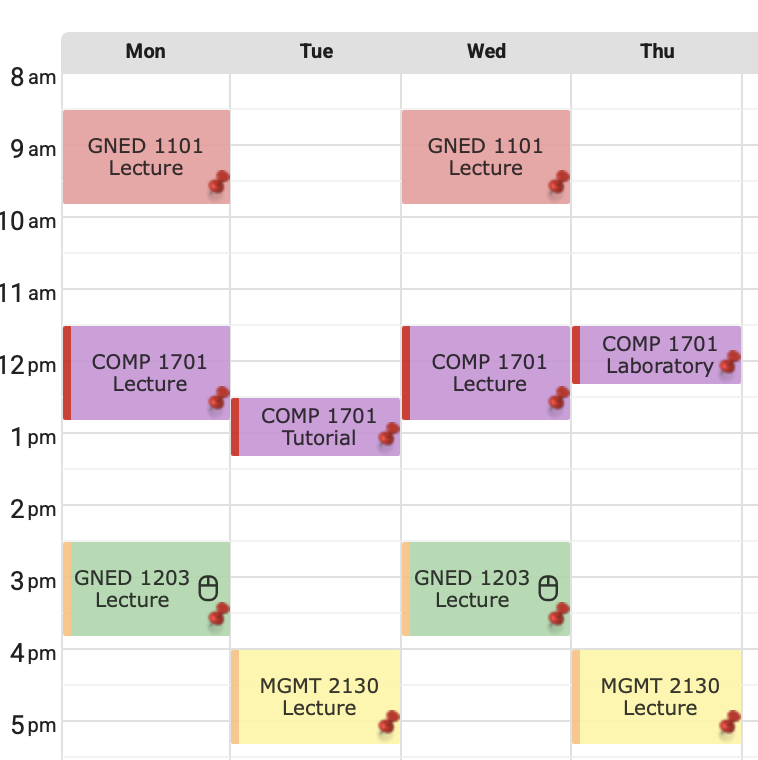
#> input picture schedules/schedule1.png, 758 x 760 px; its folder holds only this picture in this run
$ python find_free_times.py
#> lines starting #> are read from the running program, lines starting #| are printed output that depends on the picture; after the words box and inside, x2 and y2 are one past the last pixel; in counts of white or black regions, pixels touching at a corner belong together
### find_times.py
import easyocr
import re
from datetime import datetime, timedelta
import ssl
import cv2
import numpy as np
ssl._create_default_https_context = ssl._create_unverified_context

def detect_colored_blocks(image_path, debug=False):
    """Detect individual colored schedule blocks by unique colors"""
#> called with image_path = 'schedules/schedule1.png', debug = False
    img = cv2.imread(image_path)
#> img is the input picture: shape (760, 758, 3); mean B, G, R 230.2, 231.5, 238.1
    hsv = cv2.cvtColor(img, cv2.COLOR_BGR2HSV)
#> hsv: shape (760, 758, 3); mean H, S, V 16.3, 17.4, 240.7

    # Define color ranges for different class colors
    # Lower saturation threshold (30 instead of 50) to catch lighter/pastel colors
    color_ranges = [
        # Teal/Cyan
        {'name': 'teal', 'lower': np.array([80, 30, 50]), 'upper': np.array([100, 255, 255])},
        # Blue
        {'name': 'blue', 'lower': np.array([100, 30, 50]), 'upper': np.array([130, 255, 255])},
        # Green
        {'name': 'green', 'lower': np.array([40, 30, 50]), 'upper': np.array([80, 255, 255])},
        # Yellow/Orange
        {'name': 'yellow', 'lower': np.array([20, 30, 50]), 'upper': np.array([40, 255, 255])},
        # Red/Pink
        {'name': 'red', 'lower': np.array([0, 30, 50]), 'upper': np.array([20, 255, 255])},
        # Purple
        {'name': 'purple', 'lower': np.array([130, 30, 50]), 'upper': np.array([160, 255, 255])},
    ]

    all_contours = []

    # Detect blocks for each color separately
    for color_range in color_ranges:
        mask = cv2.inRange(hsv, color_range['lower'], color_range['upper'])

        # Very light erosion to clean up edges without removing small blocks
        kernel = np.ones((2, 2), np.uint8)
        mask = cv2.erode(mask, kernel, iterations=1)

        # Find contours for this color
        contours, _ = cv2.findContours(mask, cv2.RETR_EXTERNAL, cv2.CHAIN_APPROX_SIMPLE)
        all_contours.extend(contours)
#> this loop made 6 passes
#> pass 3, in detect_colored_blocks, `mask = cv2.inRange(hsv, color_range['lower'], color_range['upper'])`:
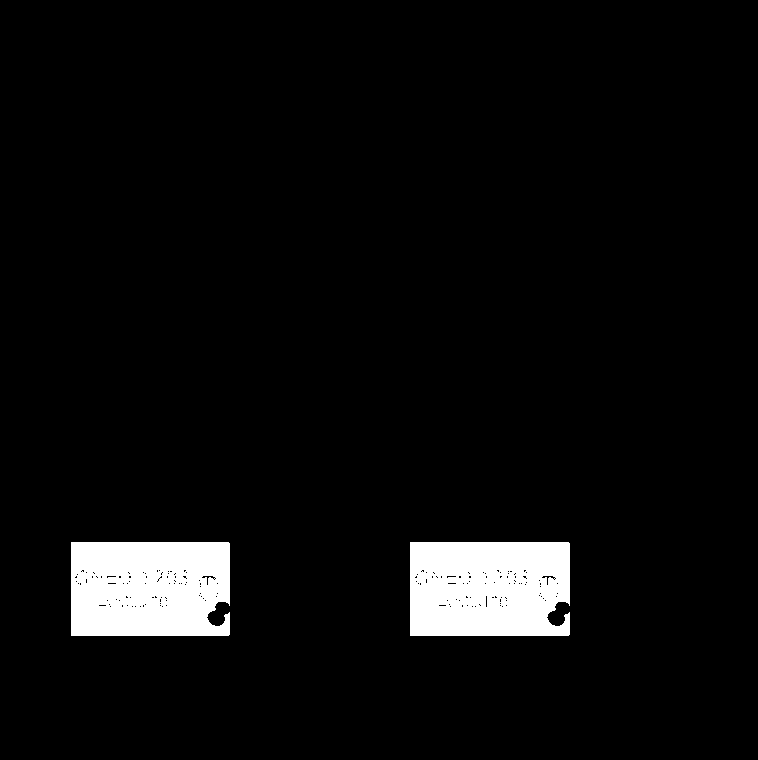
#> mask: shape (760, 758); 5% white; 2 white regions, box (x1, y1, x2, y2) and area: (410, 542, 570, 636) 14503, (71, 542, 230, 636) 14413
#> pass 3, in detect_colored_blocks, `mask = cv2.erode(mask, kernel, iterations=1)`:
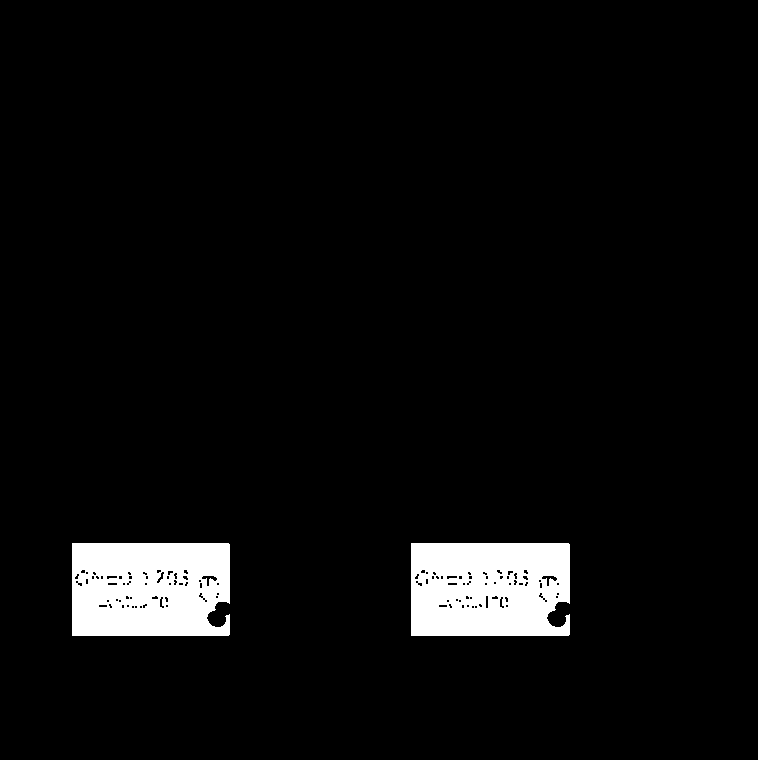
#> mask: shape (760, 758); 4.8% white; 2 white regions, box (x1, y1, x2, y2) and area: (411, 543, 570, 636) 13855, (72, 543, 230, 636) 13765
#> after the loop:
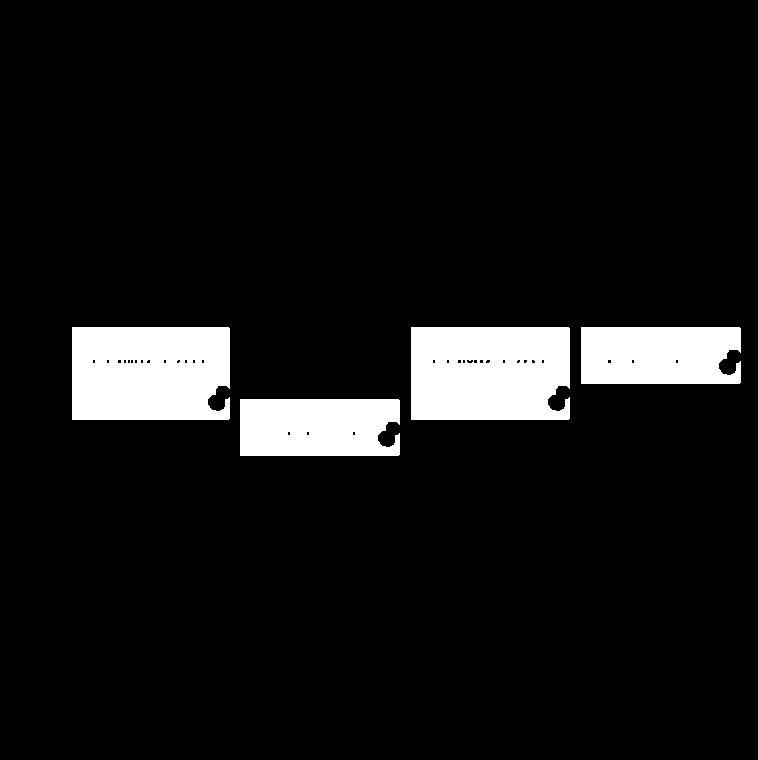
#> mask: shape (760, 758); 8% white; 4 white regions
#> after the loop, all_contours = 26 contours; largest, box (x1, y1, x2, y2) and area: (403, 111, 570, 204) 15270, (64, 111, 230, 204) 15178, (581, 651, 741, 744) 14226, (240, 651, 400, 744) 14226, (411, 327, 570, 420) 14144

    # Draw all contours on debug image
    if debug:
        debug_img = img.copy()
        all_blocks = []
        filtered_blocks = []

        for contour in all_contours:
            x, y, w, h = cv2.boundingRect(contour)
            all_blocks.append((x, y, w, h))

            # Draw all contours in red
            cv2.rectangle(debug_img, (x, y), (x + w, y + h), (0, 0, 255), 2)
            cv2.putText(debug_img, f'{w}x{h}', (x, y-5), cv2.FONT_HERSHEY_SIMPLEX, 0.4, (0, 0, 255), 1)

            # Check if it passes filter
            if 150 < w < 300 and 80 < h < 350:
                filtered_blocks.append((x, y, w, h))
                # Draw filtered blocks in green
                cv2.rectangle(debug_img, (x, y), (x + w, y + h), (0, 255, 0), 3)

        cv2.imwrite('debug_blocks.png', debug_img)

    blocks = []
    for contour in all_contours:
        x, y, w, h = cv2.boundingRect(contour)

        # If block is too wide (spans multiple columns), split it
        if w > 400 and 80 < h < 350:
            # This is likely multiple blocks merged horizontally
            # Split into ~210px wide segments
            num_blocks = round(w / 210)
            block_width = w // num_blocks

            for i in range(num_blocks):
                split_x = x + i * block_width
                # Keep full height for now - will be trimmed later if needed
                blocks.append({
                    'x1': split_x,
                    'y1': y,
                    'x2': split_x + block_width,
                    'y2': y + h,
                    'center_x': split_x + block_width // 2,
                    'center_y': y + h // 2,
                    'was_split': True  # Mark as horizontally split
                })
        # Normal sized block
        elif 150 < w < 300 and 80 < h < 350:
            blocks.append({
                'x1': x,
                'y1': y,
                'x2': x + w,
                'y2': y + h,
                'center_x': x + w // 2,
                'center_y': y + h // 2
            })
#> this loop made 26 passes
#> (x, y, w, h) on passes 1, 2, 3, 4, 5, 6, 9, 10: (411, 543, 159, 93), (72, 543, 158, 93), (581, 651, 160, 93), (240, 651, 160, 93), (720, 711, 21, 23), (379, 711, 21, 23), (549, 603, 21, 22), (209, 603, 21, 22)
#> after the loop, blocks = 8 items

    return blocks

def extract_text(image_path):
    reader = easyocr.Reader(['en'])

    # Read text from image
    results = reader.readtext(image_path)

    text_regions = []
    for (bbox, text, confidence) in results:
        # bbox contains corner points
        x1 = min(point[0] for point in bbox)
        y1 = min(point[1] for point in bbox)
        x2 = max(point[0] for point in bbox)
        y2 = max(point[1] for point in bbox)

        text_regions.append({
            'text': text,
            'bbox': (x1, y1, x2, y2),
            'confidence': confidence
        })

    return text_regions

# [384 lines left out: functions identify_grid_structure, fill_missing_hours, split_overlapping_blocks, extract_classes, find_class_type, find_closest_day and 3 more, not called in this run]

# [8 lines that do not run on import are left out]

### find_free_times.py
from find_times import detect_colored_blocks, extract_text, identify_grid_structure, extract_classes
from datetime import datetime
import glob
import pickle
import os

def parse_time(time_str):
    """Convert time string like '10:00 AM' to datetime object"""
    return datetime.strptime(time_str, "%I:%M %p")

# [123 lines left out: functions time_to_minutes, minutes_to_time, find_gaps_for_schedule, find_common_free_times, not called in this run]

def get_cached_classes(schedule_path, use_cache=True):
    """Get classes from cache or extract from image"""
    cache_path = schedule_path.replace('.png', '_cache.pkl')

    # Check if cache exists and is newer than the image
    if use_cache and os.path.exists(cache_path):
        image_mtime = os.path.getmtime(schedule_path)
        cache_mtime = os.path.getmtime(cache_path)

        if cache_mtime > image_mtime:
            with open(cache_path, 'rb') as f:
                # cache file saved after a file is loaded
                return pickle.load(f)

    # Extract classes (slow - uses OCR)
    colored_blocks = detect_colored_blocks(schedule_path, debug=False)
#> colored_blocks = 8 items
    text_regions = extract_text(schedule_path)
    grid = identify_grid_structure(text_regions)
    classes = extract_classes(text_regions, grid, colored_blocks)

    # Cache the results
    if use_cache:
        with open(cache_path, 'wb') as f:
            # uses eixsting cache file to improve proessing speed
            pickle.dump(classes, f)

    return classes

def process_schedules(schedule_paths, min_gap_minutes=30, use_cache=True):
    """Process multiple schedules and find common free times"""
    all_schedules_data = []
    all_gaps = []

    print(f"Processing {len(schedule_paths)} schedules...\n")

    for i, schedule_path in enumerate(schedule_paths, 1):
        print(f"[{i}/{len(schedule_paths)}] Processing {schedule_path}...", end='')

        # Get classes (cached if available)
        classes = get_cached_classes(schedule_path, use_cache)
        print(f" Found {len(classes)} classes")

        # Find gaps in this schedule
        gaps = find_gaps_for_schedule(classes, min_gap_minutes)
        all_gaps.append(gaps)
        all_schedules_data.append({
            'path': schedule_path,
            'classes': classes,
            'gaps': gaps
        })

    # Find common free times
    common_gaps = find_common_free_times(all_gaps, min_gap_minutes)

    days = ['Mon', 'Tue', 'Wed', 'Thu', 'Fri']
    total_common_gaps = 0

    for day in days:
        day_gaps = common_gaps.get(day, [])
        if day_gaps:
            print(f"{day}:")
            for gap in day_gaps:
                hours = gap['duration_minutes'] // 60
                mins = gap['duration_minutes'] % 60
                duration_str = f"{hours}h {mins}m" if hours > 0 else f"{mins}m"
                print(f"  {gap['start']:>10} - {gap['end']:<10}  ({duration_str})")
                total_common_gaps += 1
            print()

    if total_common_gaps == 0:
        print("No common free time slots found across all schedules.")
    else:
        print(f"\nTotal common free slots: {total_common_gaps}")

    return all_schedules_data, common_gaps

if __name__ == "__main__":
    # Find all schedules
    schedule_paths = sorted(glob.glob("schedules/*.png"))

    if not schedule_paths:
        print("No schedules found in schedules/ directory")
    else:
        # use_cache=True by default - caches OCR results for fast subsequent runs
#> (the run stopped early here; a loop or call above may not have finished)
